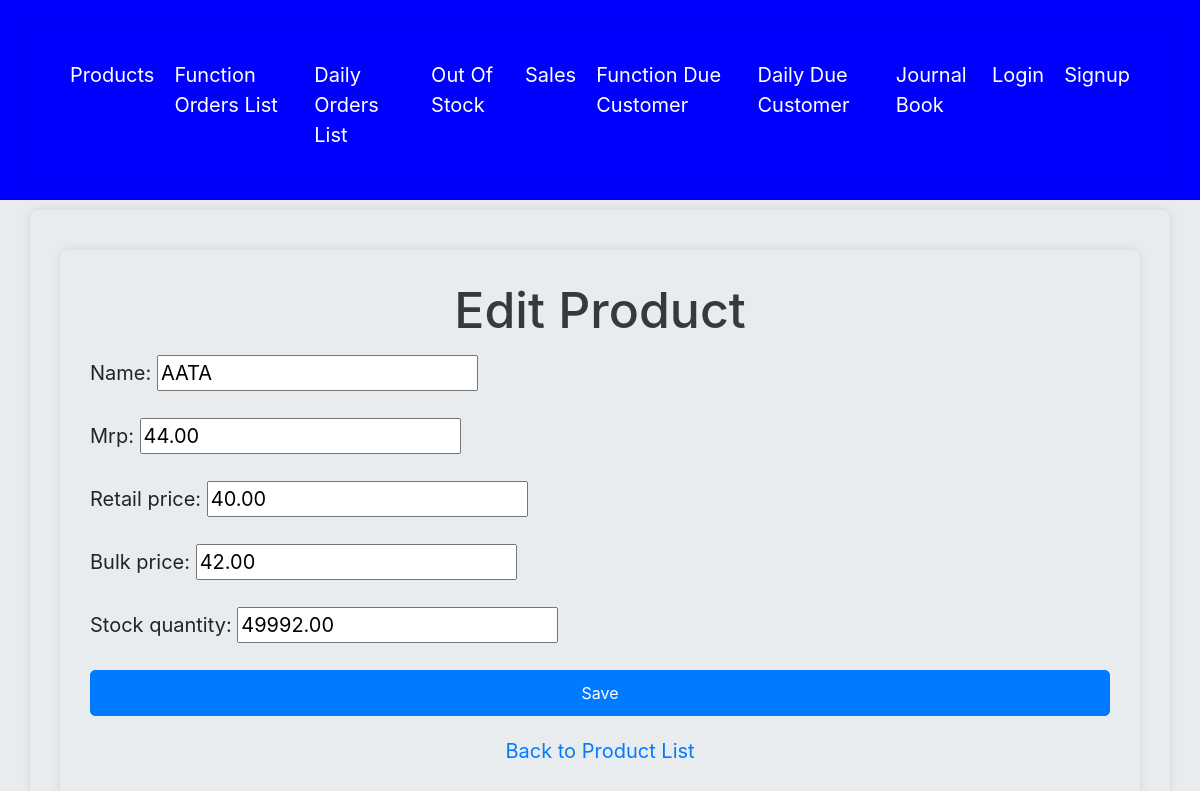
/products/edit/494/, run on the app's committed database.
### accounts/models.py (models this page shows, shortened)
class Product(models.Model):
    name = models.CharField(max_length=255)
    Retail_price = models.DecimalField(max_digits=10, decimal_places=2,blank=True)
    Bulk_price = models.DecimalField(max_digits=10, decimal_places=2,blank=True)
    mrp = models.DecimalField(max_digits=10, decimal_places=2, blank=True,default=0)  # New MRP field
    stock_quantity = models.DecimalField(max_digits=10, decimal_places=2, default=Decimal('0.00'))  # Change to DecimalField
    created_at = models.DateTimeField(auto_now_add=True)
    updated_at = models.DateTimeField(auto_now=True)

### accounts/views.py (the view)
# urls.py: path('products/edit/<int:pk>/', views.product_update, name='product_update'),
def product_update(request, pk):
    product = get_object_or_404(Product, pk=pk)
    if request.method == 'POST':
        form = ProductForm(request.POST, instance=product)
        if form.is_valid():
            form.save()
            return redirect('product_list')
    else:
        form = ProductForm(instance=product)
    return render(request, 'product_form.html', {'form': form})

### accounts/forms.py
class ProductForm(forms.ModelForm):
    class Meta:
        model = Product
        fields = ['name', 'mrp', 'Retail_price', 'Bulk_price', 'stock_quantity']

### accounts/templates/product_form.html (shortened to what this page needs)
{% extends 'base.html' %}
{% block content %}
<head>
    <link rel="stylesheet" href="https://stackpath.bootstrapcdn.com/bootstrap/4.5.2/css/bootstrap.min.css">
</head>
<body>
    <div class="container">
        <h1>{{ form.instance.pk|yesno:"Edit Product, New Product" }}</h1>
        <form method="post">
            {{ form.as_p }}
            <button type="submit" class="btn btn-primary">Save</button>
        </form>
        <a href="{% url 'product_list' %}" class="back-link">Back to Product List</a>
    </div>
{% endblock %}

### accounts/templates/base.html (style rules this page uses)
html, body { height: 100%; margin: 0; font-size: 20px; }

### accounts/templates/product_form.html (style rules this page uses)
body { background-color: #e9ecef; font-size: 20px; margin: 0; }
.container { margin-top: 10px; padding: 30px; border-radius: 8px; box-shadow: 0 0 10px rgba(0, 0, 0, 0.1); }
h1 { text-align: center; margin-bottom: 15px; color: #343a40; }
.btn-primary { width: 100%; padding: 10px; font-size: 16px; }
.back-link { margin-top: 20px; display: block; text-align: center; }

### data on the page
Product: instance.pk "Edit Product", name "AATA", mrp "44.00", Retail_price "40.00", Bulk_price "42.00", stock_quantity "49992.00"
